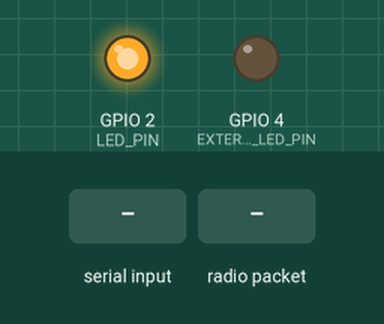
The sketch below on a simulated ESP32. Parts: output pins drawn as LEDs (lit = HIGH). The inputs (shaded band) are chosen by the test bench. No radio packets arrive unless stated; nothing arrives over Bluetooth unless stated; pins used as bus, display or sensor lines are not drawn; what the sketch prints to the serial monitor is not drawn.

Above: at 1.8 s.
1.9 s: "IDENTIFY\n" received over Serial
At 3.1 s:
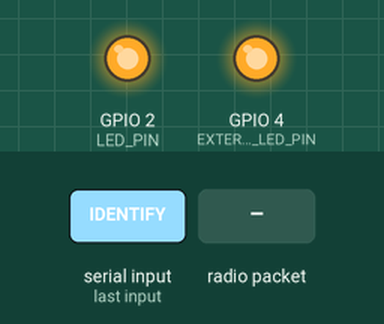
3.4 s: radio packet "IDENTIFY" arrives
At 3.9 s:
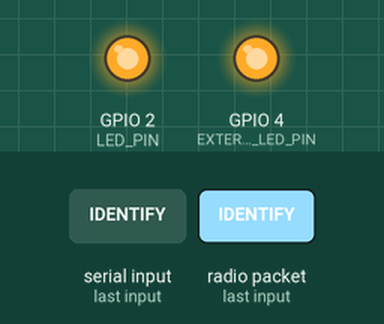
4.9 s: "IDENTIFY\n" received over the second serial link
At 5.5 s:
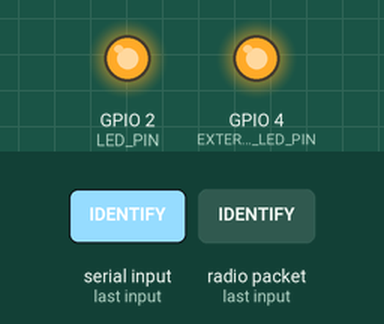
6.4 s: "LED:OFF\n" received over the second serial link
At 7.5 s:
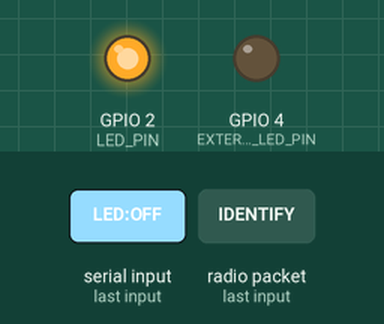
7.9 s: "PING\n" received over the second serial link
At 8.9 s:
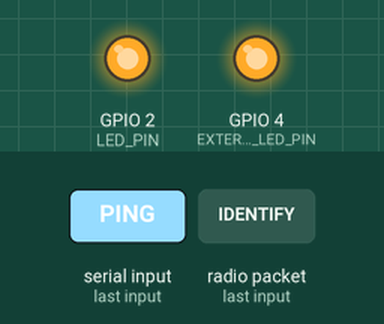
9.4 s: radio packet "PING" arrives
At 10.9 s:
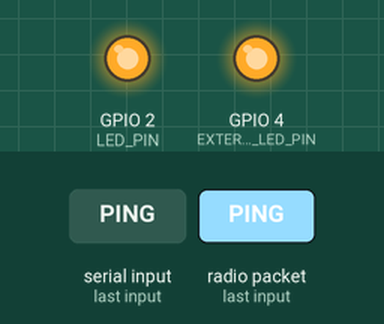
Timing chart, 0 to 11.9 s (numbered marks = the images above; inputs shaded):
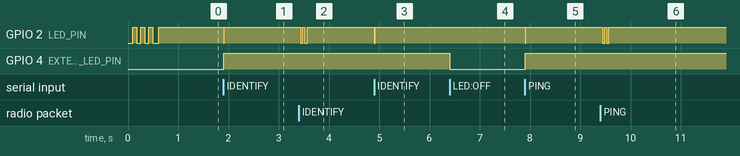

The sketch:

resqplug_unified_node.ino
```cpp
/*
 * ==============================================================================
 *  ResQPlug Unified Dual-Transport & Live LoRa Transceiver Firmware v3.3
 * ==============================================================================
 *  Hardware  : ESP32-WROOM-32 / NodeMCU-32S (30-pin Type-C)
 *  Transports:
 *    1. USB-OTG Serial (115200 Baud CDC/UART)
 *    2. Bluetooth Classic SPP (RFCOMM dynamic broadcast)
 *    3. Semtech SX1278 LoRa Radio (Ai-Thinker Ra-02 @ 433.00 MHz ISM Band)
 * ==============================================================================
 */

#include <SPI.h>
#include <LoRa.h>
#include "BluetoothSerial.h"
#include <esp_system.h>

#if !defined(CONFIG_BT_ENABLED) || !defined(CONFIG_BLUEDROID_ENABLED)
#error "Bluetooth is not enabled! Please enable it in the Arduino ESP32 board options."
#endif

// ==============================================================================
// 1. DONGLE IDENTITY CONFIGURATION (Hybrid ID Mode)
// ==============================================================================
// Leave empty ("") to automatically derive ID from factory silicon eFuse MAC.
// Or define a human-readable identifier for demos (e.g., "RQP-POD-01", "RQP-POD-02").
#define ASSIGNED_DONGLE_ID "RQP-POD-01"

// Onboard blue LED (GPIO 2 on standard ESP32 DevKit boards)
const int LED_PIN = 2;

// Activity 7.0 External Feedback LED (GPIO 4 / D4 via 220Ω resistor)
const int EXTERNAL_LED_PIN = 4;
bool externalLedState = false;

// LoRa SPI & Control Pin Definitions (Matching Verified Hardware Wiring)
#define LORA_SCK   18
#define LORA_MISO  19
#define LORA_MOSI  23
#define LORA_SS    17
#define LORA_RST   14
#define LORA_DIO0  26

// Bluetooth Serial object
BluetoothSerial SerialBT;

// Global Device Identity & Hardware Telemetry
String dongleId = "";
String siliconMac = "";
String chipModel = "";
uint32_t cpuFreqMHz = 0;
uint8_t chipCores = 0;
String btDeviceName = "";
bool isLoraOnline = false;

// Forward declarations
void initIdentity();
void initLoRaRadio();
void handleIncomingCommand(String cmd, bool fromBluetooth);
void printIdentityTelemetry(Stream &outPort, const char *transportName);
void flashLed(int times, int delayMs);

void setup() {
  // 1. Initialize Hardware USB-OTG UART at 115200 baud
  Serial.begin(115200);
  pinMode(LED_PIN, OUTPUT);
  digitalWrite(LED_PIN, LOW);
  pinMode(EXTERNAL_LED_PIN, OUTPUT);
  digitalWrite(EXTERNAL_LED_PIN, LOW);

  // 2. Read and initialize hardware identity (eFuse MAC + Script ID)
  initIdentity();

  // 3. Dynamic Bluetooth device name (e.g. "ResQPlug-POD-01")
  btDeviceName = "ResQPlug-" + dongleId;
  SerialBT.begin(btDeviceName.c_str());

  // 4. Initialize Live Ai-Thinker Ra-02 LoRa Radio Subsystem
  initLoRaRadio();

  // 5. Quick 3-pulse boot LED sequence
  flashLed(3, 80);

  // 6. Output boot banner to USB Serial
  Serial.println();
  Serial.println("=========================================================");
  Serial.println("   ⚡ ResQPlug Unified Dual-Transport + LIVE LORA v3.3    ");
  Serial.println("=========================================================");
  Serial.print("   [ DONGLE ID   ]: "); Serial.println(dongleId);
  Serial.print("   [ SILICON MAC ]: "); Serial.println(siliconMac);
  Serial.print("   [ CHIP MODEL  ]: "); Serial.println(chipModel);
  Serial.print("   [ CPU FREQ    ]: "); Serial.print(cpuFreqMHz); Serial.println(" MHz");
  Serial.print("   [ BLUETOOTH   ]: "); Serial.print(btDeviceName); Serial.println(" (SPP READY)");
  Serial.println("   [ USB-OTG     ]: 115200 Baud (CDC/UART READY)");
  Serial.print("   [ LORA RADIO  ]: ");
  Serial.println(isLoraOnline ? "ONLINE @ 433.00 MHz (+17 dBm PA)" : "OFFLINE / FAILED");
  Serial.println("=========================================================\n");
}

void loop() {
  // 1. Update Connection LED Status
  // If Bluetooth smartphone is actively connected, keep LED solid ON.
  // Otherwise, pulse slowly (1 Hz) to indicate standing by for phone linking.
  if (SerialBT.hasClient()) {
    digitalWrite(LED_PIN, HIGH);
  } else {
    digitalWrite(LED_PIN, ((millis() / 500) % 2) ? HIGH : LOW);
  }

  // 2. Check for incoming data via USB-OTG Serial
  if (Serial.available() > 0) {
    String incoming = Serial.readStringUntil('\n');
    incoming.trim();
    if (incoming.length() > 0) {
      handleIncomingCommand(incoming, false);
    }
  }

  // 3. Check for incoming data via Bluetooth Serial (SPP)
  if (SerialBT.available() > 0) {
    String incoming = SerialBT.readStringUntil('\n');
    incoming.trim();
    if (incoming.length() > 0) {
      handleIncomingCommand(incoming, true);
    }
  }

  // 4. Check for incoming LoRa Radio Packets over the air (RX)
  if (isLoraOnline) {
    int packetSize = LoRa.parsePacket();
    if (packetSize) {
      String incomingRadioPacket = "";
      while (LoRa.available()) {
        incomingRadioPacket += (char)LoRa.read();
      }
      int rssi = LoRa.packetRssi();
      float snr = LoRa.packetSnr();

      // Format incoming packet telemetry for Android App
      String rxPayload = "[RX:RSSI:" + String(rssi) + "|SNR:" + String(snr, 1) + "|DATA:" + incomingRadioPacket + "]";

      // Forward received radio message to both USB and Bluetooth phone interfaces
      Serial.println(rxPayload);
      if (SerialBT.hasClient()) {
        SerialBT.println(rxPayload);
      }

      // Quick flash LED to indicate RF packet received
      flashLed(2, 40);
    }
  }

  delay(5);
}

/**
 * Parses and responds to phone commands received over either transport.
 */
void handleIncomingCommand(String cmd, bool fromBluetooth) {
  // Flash LED rapidly during command processing
  digitalWrite(LED_PIN, !digitalRead(LED_PIN));

  if (cmd.equalsIgnoreCase("IDENTIFY") || cmd.equalsIgnoreCase("PING")) {
    // When phone links and identifies, light external LED if currently off to indicate link
    if (!externalLedState) {
      externalLedState = true;
      digitalWrite(EXTERNAL_LED_PIN, HIGH);
    }
    // Send structured hardware identity packet back to querying port
    if (fromBluetooth) {
      printIdentityTelemetry(SerialBT, "BLUETOOTH");
      Serial.print("[LOG: BT REQUESTED IDENTIFY] -> Sent to ");
      Serial.println(dongleId);
    } else {
      printIdentityTelemetry(Serial, "USB_OTG");
    }
  } else if (cmd.equalsIgnoreCase("LED:ON") || cmd.equalsIgnoreCase("LED_ON") || cmd.equalsIgnoreCase("ON")) {
    externalLedState = true;
    digitalWrite(EXTERNAL_LED_PIN, HIGH);
    String resp = "[ACTUAL_LED:ON|LORA:" + String(isLoraOnline ? "ONLINE_433MHZ" : "OFFLINE") + "|DONGLE:" + dongleId + "]";
    if (fromBluetooth) {
      SerialBT.println(resp);
    } else {
      Serial.println(resp);
    }
  } else if (cmd.equalsIgnoreCase("LED:OFF") || cmd.equalsIgnoreCase("LED_OFF") || cmd.equalsIgnoreCase("OFF")) {
    externalLedState = false;
    digitalWrite(EXTERNAL_LED_PIN, LOW);
    String resp = "[ACTUAL_LED:OFF|LORA:" + String(isLoraOnline ? "ONLINE_433MHZ" : "OFFLINE") + "|DONGLE:" + dongleId + "]";
    if (fromBluetooth) {
      SerialBT.println(resp);
    } else {
      Serial.println(resp);
    }
  } else if (cmd.equalsIgnoreCase("LED:STATUS") || cmd.equalsIgnoreCase("LED_STATUS")) {
    String resp = "[ACTUAL_LED:" + String(externalLedState ? "ON" : "OFF") + "|LORA:" + String(isLoraOnline ? "ONLINE_433MHZ" : "OFFLINE") + "|DONGLE:" + dongleId + "]";
    if (fromBluetooth) {
      SerialBT.println(resp);
    } else {
      Serial.println(resp);
    }
  } else if (cmd.equalsIgnoreCase("STATUS")) {
    String statusPayload = "[STATUS:ACTIVE|DONGLE:" + dongleId +
                           "|BT_LINKED:" + (SerialBT.hasClient() ? "YES" : "NO") +
                           "|USB_ACTIVE:YES|LORA:" + (isLoraOnline ? "ONLINE_433MHZ" : "OFFLINE") +
                           "|ACTUAL_LED:" + (externalLedState ? "ON" : "OFF") + "]";
    if (fromBluetooth) {
      SerialBT.println(statusPayload);
    } else {
      Serial.println(statusPayload);
    }
  } else if (cmd.startsWith("TX:")) {
    // Message transmission packet from Android smartphone
    String payload = cmd.substring(3);
    String ack;

    // Transmit over real 433 MHz LoRa Radio if online
    if (isLoraOnline) {
      LoRa.beginPacket();
      LoRa.print(payload);
      LoRa.endPacket();

      ack = "[ACK:TX_LORA_SENT:" + payload + "]";
      flashLed(1, 80);
    } else {
      ack = "[ACK:TX_QUEUED_SIMULATED:" + payload + "]";
    }

    // Echo confirmation to both interfaces
    if (fromBluetooth) {
      SerialBT.println(ack);
      Serial.print("[BT -> LORA]: ");
      Serial.println(payload);
    } else {
      Serial.println(ack);
      if (SerialBT.hasClient()) {
        SerialBT.println("[USB -> LORA]: " + payload);
      }
    }
  } else {
    // Generic passthrough echo
    if (fromBluetooth) {
      Serial.print("[BT_RAW]: ");
      Serial.println(cmd);
      SerialBT.println("[ACK: " + cmd + "]");
    } else {
      Serial.print("[USB_RAW]: ");
      Serial.println(cmd);
      if (SerialBT.hasClient()) {
        SerialBT.println("[USB_RAW]: " + cmd);
      }
    }
  }
}

/**
 * Initializes the Ai-Thinker Ra-02 LoRa Radio module over SPI.
 */
void initLoRaRadio() {
  // Start Hardware SPI bus
  SPI.begin(LORA_SCK, LORA_MISO, LORA_MOSI, LORA_SS);

  // Set LoRa driver pins
  LoRa.setPins(LORA_SS, LORA_RST, LORA_DIO0);

  // Hardware reset pulse
  pinMode(LORA_RST, OUTPUT);
  digitalWrite(LORA_RST, LOW);
  delay(20);
  digitalWrite(LORA_RST, HIGH);
  delay(50);

  // Initialize at 433 MHz (Philippine Emergency Band)
  if (LoRa.begin(433E6)) {
    LoRa.setTxPower(17);
    isLoraOnline = true;
    Serial.println("[LORA]: SX1278 Radio Initialized Successfully at 433.00 MHz (+17 dBm)!");
  } else {
    isLoraOnline = false;
    Serial.println("[LORA]: ⚠️ Radio Initialization Failed! Running in Fallback Mode.");
  }
}

/**
 * Sends structured telemetry payload for Android app ingestion and Firebase logging.
 */
void printIdentityTelemetry(Stream &outPort, const char *transportName) {
  outPort.print("[RESQPLUG_ID:");
  outPort.print(dongleId);
  outPort.print("|MAC:");
  outPort.print(siliconMac);
  outPort.print("|CHIP:");
  outPort.print(chipModel);
  outPort.print("|CORES:");
  outPort.print(chipCores);
  outPort.print("|CPU:");
  outPort.print(cpuFreqMHz);
  outPort.print("MHz|FW:v3.3-LORA-LIVE|LORA:");
  outPort.print(isLoraOnline ? "ONLINE_433MHZ" : "OFFLINE");
  outPort.print("|ACTUAL_LED:");
  outPort.print(externalLedState ? "ON" : "OFF");
  outPort.print("|TRANSPORT:");
  outPort.print(transportName);
  outPort.println("|STATUS:LINKED]");
}

/**
 * Initializes the device identity using hybrid configuration.
 */
void initIdentity() {
  uint64_t chipid = ESP.getEfuseMac();

  // Format full factory silicon MAC address
  char macBuffer[20];
  snprintf(macBuffer, sizeof(macBuffer), "%02X:%02X:%02X:%02X:%02X:%02X",
           (uint8_t)(chipid >> 40),
           (uint8_t)(chipid >> 32),
           (uint8_t)(chipid >> 24),
           (uint8_t)(chipid >> 16),
           (uint8_t)(chipid >> 8),
           (uint8_t)chipid);
  siliconMac = String(macBuffer);

  // Read ESP32 silicon properties
  chipModel = ESP.getChipModel();
  chipCores = ESP.getChipCores();
  cpuFreqMHz = ESP.getCpuFreqMHz();

  // If ASSIGNED_DONGLE_ID is populated, use it; otherwise use silicon MAC hash
  String assigned = String(ASSIGNED_DONGLE_ID);
  assigned.trim();
  if (assigned.length() > 0) {
    dongleId = assigned;
  } else {
    char idBuffer[24];
    snprintf(idBuffer, sizeof(idBuffer), "RQP-ESP32-%02X%02X%02X",
             (uint8_t)(chipid >> 16), (uint8_t)(chipid >> 8), (uint8_t)chipid);
    dongleId = String(idBuffer);
  }
}

void flashLed(int times, int delayMs) {
  for (int i = 0; i < times; i++) {
    digitalWrite(LED_PIN, HIGH);
    delay(delayMs);
    digitalWrite(LED_PIN, LOW);
    delay(delayMs);
  }
}
```

Measured:
- after the input at 1.9 s, GPIO 2 (LED_PIN): HIGH → LOW at once, → HIGH 0.01 s later; GPIO 4 (EXTERNAL_LED_PIN): LOW → HIGH at once
- after the input at 3.4 s, GPIO 2 (LED_PIN): alternates HIGH for 0.04 s and LOW for 0.04 s, 4 changes in all, then stays HIGH, starting at once
- after the input at 4.9 s, GPIO 2 (LED_PIN): HIGH → LOW at once, → HIGH 0.01 s later
- after the input at 6.4 s, GPIO 4 (EXTERNAL_LED_PIN): HIGH → LOW at once
- after the input at 7.9 s, GPIO 2 (LED_PIN): HIGH → LOW at once, → HIGH 0.01 s later; GPIO 4 (EXTERNAL_LED_PIN): LOW → HIGH at once
- after the input at 9.4 s, GPIO 2 (LED_PIN): alternates HIGH for 0.04 s and LOW for 0.04 s, 4 changes in all, then stays HIGH, starting after 0.05 s
- by itself, GPIO 2 (LED_PIN): alternates HIGH for 0.08 s and LOW for 0.08 s, 6 changes in all, then stays HIGH
